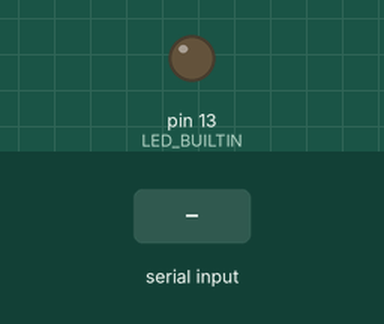
Bench run of a sketch on a simulated Arduino Uno, built with avr-gcc and run on an emulated ATmega328P. On the bench: output pins drawn as LEDs (lit = HIGH). The test bench sets the inputs (shaded band).

Above: at 1.2 s.
1.3 s: "1" received over the second serial link
At 2.1 s:
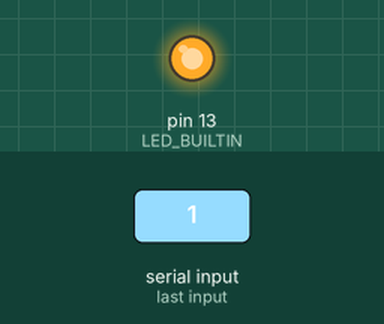
2.8 s: "0" received over the second serial link
At 3.2 s:
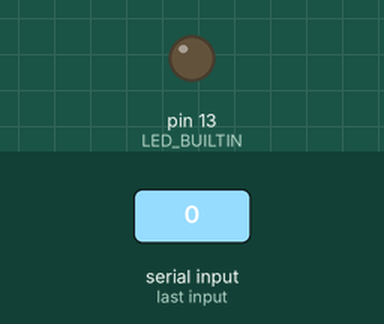
Timing chart, 0 to 5.8 s (numbered marks = the images above; inputs shaded):
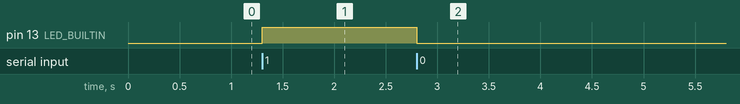

Measured:
- after the input at 1.3 s, pin 13 (LED_BUILTIN): LOW → HIGH at once
- after the input at 2.8 s, pin 13 (LED_BUILTIN): HIGH → LOW at once

The sketch:

190520_smartToy_led.ino
```cpp
#include <SoftwareSerial.h>

SoftwareSerial BTSerial(4, 5); //블루투스
void setup() {
  pinMode(LED_BUILTIN, OUTPUT);
  BTSerial.begin(9600);
}

void loop() {
  if (BTSerial.available()) {
    int incomingByte = BTSerial.read();

    if(incomingByte == '1')
    {
      digitalWrite(LED_BUILTIN, HIGH);
    }
    else if(incomingByte == '0')
    {
      digitalWrite(LED_BUILTIN, LOW);
    }
  }
}
```
